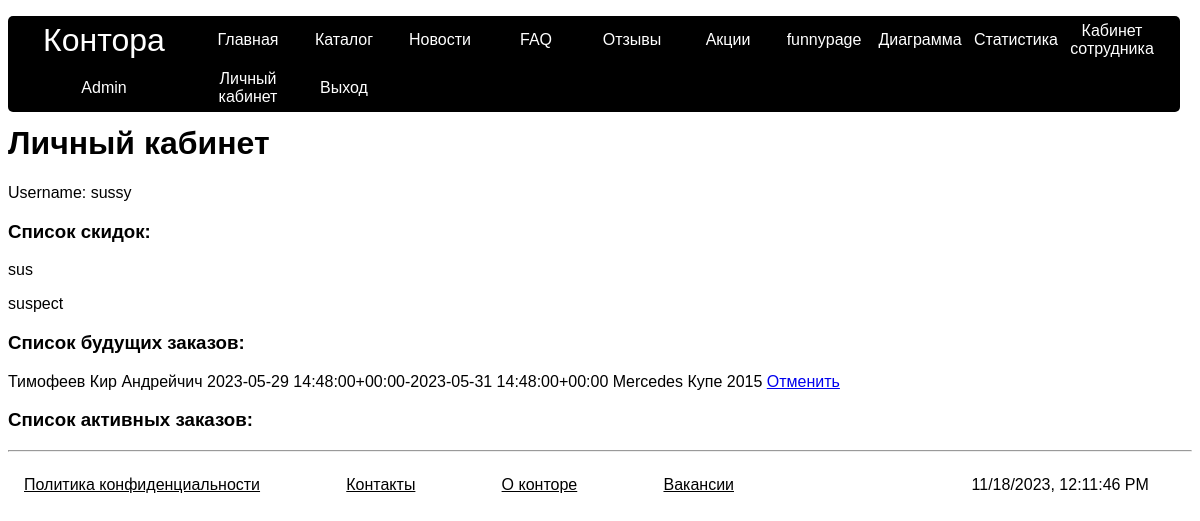
Screenshot of /user (signed in) with the database file from the repository.
### mainapp/models.py (models this page shows, shortened)
class DiscountModel(models.Model):
    id = models.AutoField(primary_key=True)
    percent = models.FloatField()
    name = models.CharField(max_length=30)
    usageCount = models.IntegerField(default=0)
    def __str__(self):
        return self.name

class OrderModel(models.Model):
    id = models.AutoField(primary_key=True)
    dateBegin = models.DateTimeField()
    dateEnd = models.DateTimeField()
    dateEndFact = models.DateTimeField(null=True, blank=True, default=None)
    isActive = models.BooleanField(default=False)
    auto = models.ForeignKey(AutoModel, on_delete=models.PROTECT)
    discounts = models.ManyToManyField(DiscountModel, default=None, blank=True)
    penalties = models.ManyToManyField(PenaltyModel, default=None, blank=True)
    price = models.IntegerField(default=0)
    client = models.ForeignKey(ClientModel, on_delete=models.PROTECT)
    def __str__(self):
        return f"{self.client.f} {self.client.i} {self.client.o} {self.dateBegin}-{self.dateEnd} {self.auto.carModel}"

class ClientModel(models.Model):
    f = models.CharField(max_length=30)
    i = models.CharField(max_length=30)
    o = models.CharField(max_length=30)
    id = models.AutoField(primary_key=True)
    user = models.OneToOneField(User, on_delete=models.CASCADE, null=True)
    phone = models.CharField(max_length=15, validators=[phone_number_validator])
    adress = models.CharField(max_length=100)
    discounts = models.ManyToManyField(DiscountModel, null=True, default=None, blank=True)

class AutoModel(models.Model):
    ON_ORDER = "На заказе"
    FREE = "Свободна"
    IN_REPAIR = "В ремонте"
    IN_SERVICE = "На обслуживании"
    STATUS_CHOICES = [
        (ON_ORDER, "На заказе"),
        (FREE, "Свободна"),
        (IN_REPAIR, "В ремонте"),
        (IN_SERVICE, "На обслуживании")
    ]
    id = models.AutoField(primary_key=True)
    carModel = models.ForeignKey(CarModel, on_delete=models.PROTECT)
    number = models.CharField(max_length=9, validators=[car_number_validator])
    status = models.CharField(max_length=20, choices=STATUS_CHOICES, default=FREE)
    usageCount = models.IntegerField(default=0)

class CarModel(models.Model):
    SEDAN = "Седан"
    CROSS = "Кроссовер"
    COUPE = "Купе"
    STATION_WAGON = "Универсал"
    SPORT = "Спорт"
    HATCHBACK = "Хэтчбек"
    CONVERTIBLE = "Кабриолет"
    MINIVAN = "Минивэн"
    BODY_CHOICES = [
        (SEDAN, "Седан"),
        (CROSS, "Кроссовер"),
        (STATION_WAGON, "Универсал"),
        (SPORT, "Седан"),
        (HATCHBACK, "Хэтчбек"),
        (CONVERTIBLE, "Кабриолет"),
        (MINIVAN, "Минивэн"),
        (COUPE, "Купе"),
    ]
    BMW = "BMW"
    MERCEDES = "Mercedes"
    AUDI = "Audi"
    MAZDA = "Mazda"
    VOLVO = "Volvo"
    BRAND_CHOICES = [
        (BMW, 'BMW'),
        (MERCEDES, 'Mercedes'),
        (AUDI,"Audi"),
        (MAZDA, "Mazda"),
        (VOLVO, "Volvo")
    ]
    body = models.CharField(max_length=20, choices=BODY_CHOICES)
    price = models.BigIntegerField(default=40, null=True)
    car_price = models.BigIntegerField(default=10000, null=True)
    id = models.AutoField(primary_key=True)
    brand = models.CharField(max_length=20, choices=BRAND_CHOICES)
    year = models.IntegerField(validators=[MaxValueValidator(2023), MinValueValidator(2010)])
    usageCount = models.IntegerField(default=0)
    def __str__(self):
        return f"{self.brand} {self.body} {self.year}"

### mainapp/views.py (the view)
    def _(request:HttpRequest):
        if not request.user.is_authenticated:
            return HttpResponseRedirect("login")
        return func(request)

### mainapp/views.py (called while the page is built)
def userpage(func):
    def _(request:HttpRequest):
        if not request.user.is_authenticated:
            return HttpResponseRedirect("login")
        return func(request)
    return _

@userpage
def personal(request:HttpRequest):
    lst = list()
    clt = ClientModel.objects.get(user=request.user)
    try:
        lst += [str(p) for p in clt.discounts.all()]
    except:
        print('error in discounts')
    ordrs = OrderModel.objects.filter(client__user=request.user)
    ordrsUnactive = ordrs.filter(isActive=False, dateEndFact=None)
    ordrsActive = ordrs.filter(isActive=True)
    return render(request, "user.html", {'d_p':lst, "ordrs":ordrsUnactive, "ordrsActive":ordrsActive})

### mainapp/templates/user.html (shortened to what this page needs)
{%extends "base.html" %}
{%block content%}
<h1>Личный кабинет</h1>
<p>Username: {{request.user.username}}</p>
<h3>Список скидок:</h3>
<div>
{%for d in d_p%}
<p>{{d}}</p>
{%endfor%}
</div>
<h3>Список будущих заказов:</h3>
{%for o in ordrs%}
<p>
    {{o}}
    <a href="cancel?id={{o.id}}">Отменить</a>
</p>
{%endfor%}
<h3>Список активных заказов:</h3>
{%endblock content%}

### mainapp/static/css/globals.css (style rules this page uses)
* { font-family: Helvetica, sans-serif; }
body { overflow-x: hidden; }

### rows the page displays
DiscountModel: d_p "sus"
DiscountModel: d_p "suspect"
OrderModel: client+dateBegin+dateEnd "Тимофеев Кир Андрейчич 2023-05-29 14:48:00+00:00-2023-05-31 14:48:00+00:00 Mercedes Купе 2015"

### other values shown
{{ request.user.username }} "sussy"
